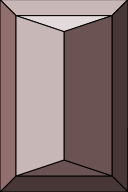

Tiled map render using the project's own tile images. Description and the whole map definition, tile-layer contents included, below:
An orthogonal 2x3 tile map with 64x64 px tiles, 1 tile layer (Tile Layer 1).

<map version="1.0" tiledversion="1.1.2" orientation="orthogonal" renderorder="right-down" width="2" height="3" tilewidth="64" tileheight="64" infinite="0" nextobjectid="1">
 <tileset firstgid="1" source="Buildings1.tsx" />
 <layer name="Tile Layer 1" width="2" height="3">
  <data encoding="csv">
3,4,
11,12,
19,20
</data>
 </layer>
</map>
